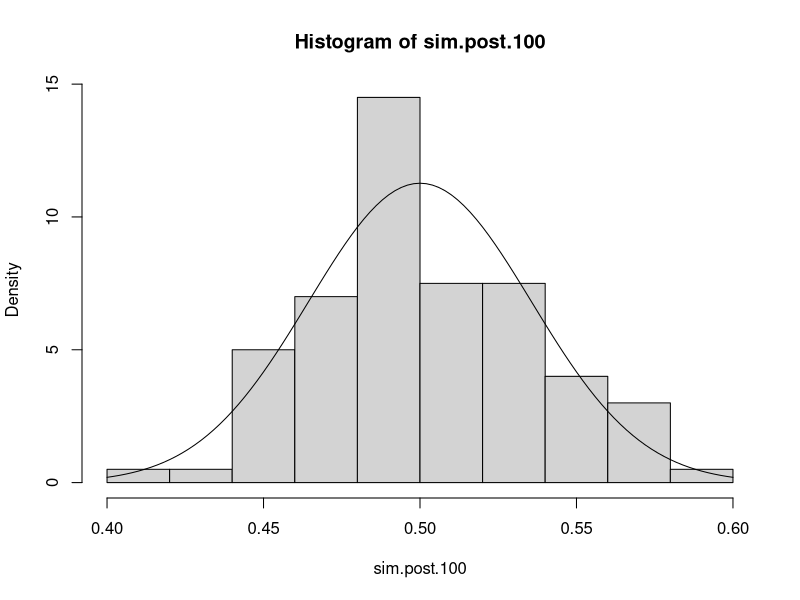
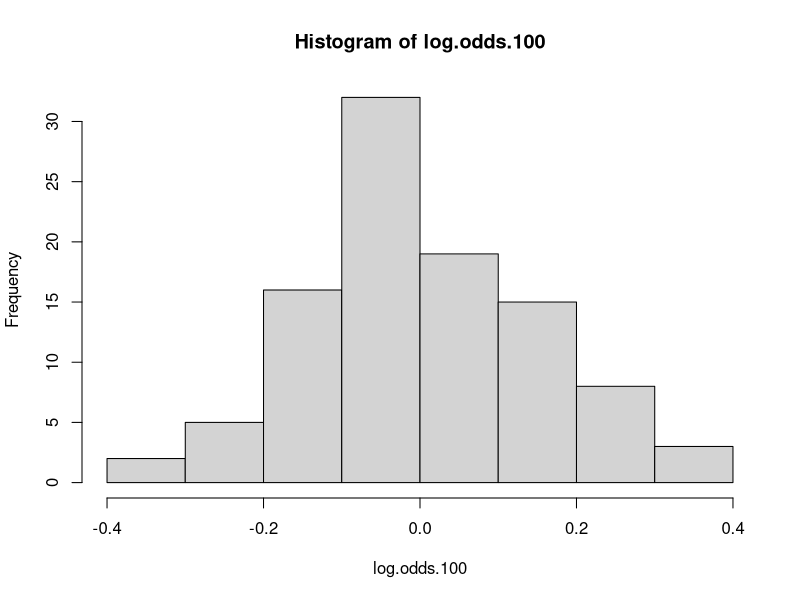
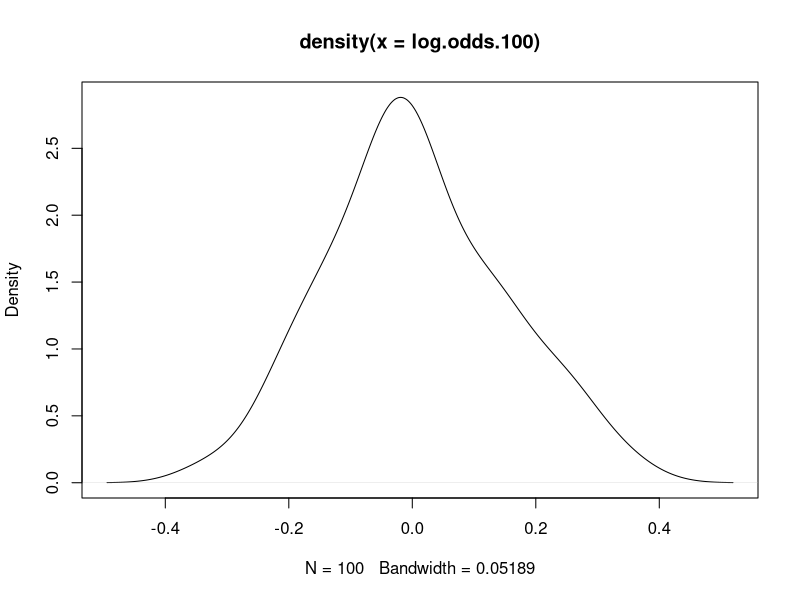

The R script that drew these images, in order:
###############################################
# Simulation Practical Standard Simulation
##############################################
# Set the value of a and b

a <- 
b <- 

# (a) Simulate 100 values from a beta distribution with parameters a and b

n<-100
sim.post.100<-rbeta(n,a,b) 

# Plot a histogram of these values scaled to have unit area using

hist(sim.post.100,freq=F) 

# or use  hist(sim.post.100,prob=T)

# and add a curve by replacing alpha and beta with the relevant code

curve(dbeta(x,a,b),add=T)

# (b)  Estimate a 95% credible interval theta

quant<-c(0.025,0.975)
cred.100<-quantile(sim.post.100,quant)

# and compare them to the theoretical value you obtained in practical 2 using

cred.theory<-qbeta(quant,a, b)

# (c) Calculate log odds, loge(theta/(1-theta)), for each draw from the posterior distribution 

log.odds.100<-log(sim.post.100/(1-sim.post.100))

#Plot using either a histogram or a density plot

hist(log.odds.100) 

# or   

plot(density(log.odds.100))

# 95% credible interval

quantile(log.odds.100,quant)

 
